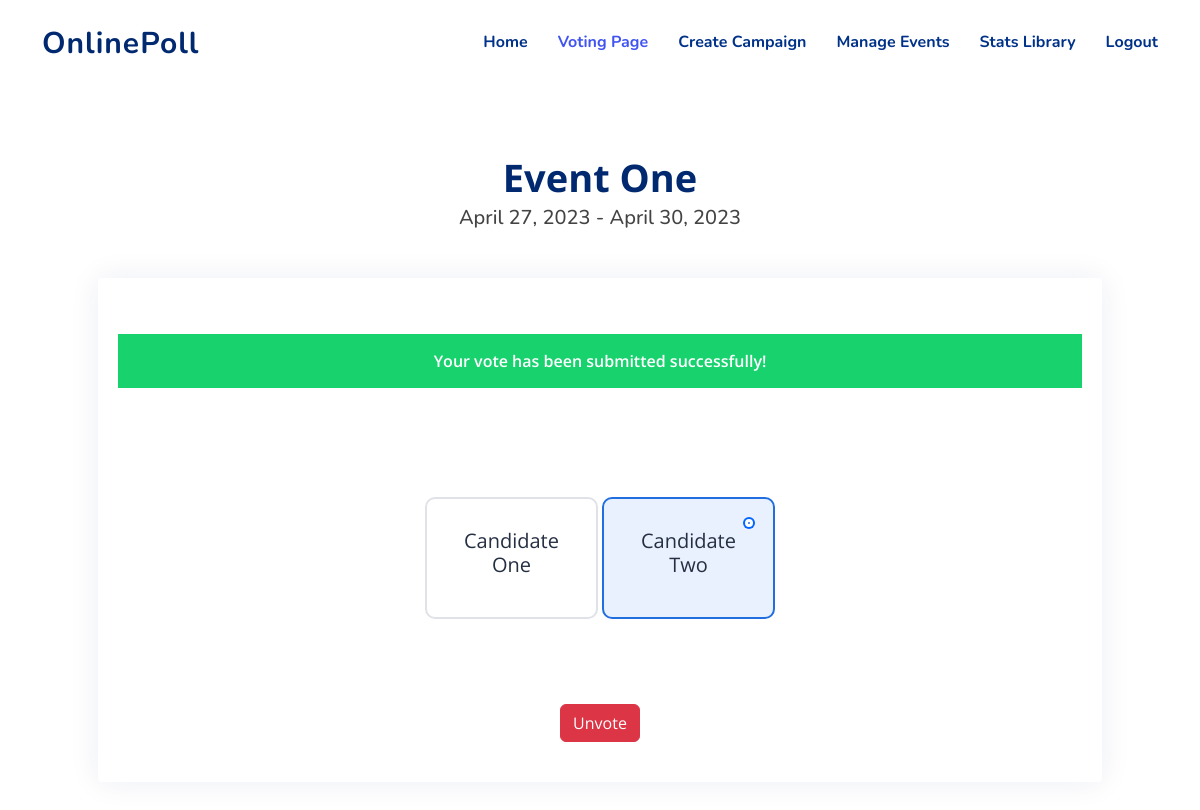
The app's page /event_page/8289/ (signed in) with its own data.
### voting_app/models.py (models this page shows)
class Events(models.Model):
    event_name = models.CharField(max_length=200)
    event_code = models.CharField(max_length=20)
    referal_code = models.CharField(max_length=20)
    hosted_by = models.ForeignKey(User, default=1, on_delete=models.CASCADE)
    event_description = models.TextField()
    event_status = models.IntegerField(default=0)
    starting_date = models.DateField(default=None)
    ending_date = models.DateField(default=None)

class Options(models.Model):
    option_name = models.CharField(max_length=100)
    count = models.IntegerField(default=0)
    event_code = models.CharField(max_length=200)

### voting_app/views.py (the view, shortened to what this page needs)
# urls.py: path('event_page/<event_code>/', views.event_page, name='event_page'),
def event_page(request, event_code):
    if not request.user.is_authenticated:
        return redirect('/')
    event = Events.objects.get(event_code=event_code)
    starting_date_processing_out = event.starting_date
    ending_date_processing_out = event.ending_date
    curr_date = datetime.datetime.now()
    event_status = 0
    if compare_dates(curr_date, starting_date_processing_out)==curr_date and compare_dates(curr_date, ending_date_processing_out)==curr_date:
        event_status = -1
    elif compare_dates(curr_date, starting_date_processing_out)==starting_date_processing_out and compare_dates(curr_date, ending_date_processing_out)==ending_date_processing_out:
        event_status = 1
    elif compare_dates(curr_date, starting_date_processing_out)==curr_date and compare_dates(curr_date, ending_date_processing_out)==ending_date_processing_out:
        event_status = 0
    event.event_status = event_status
    event.save()
    options = Options.objects.filter(event_code=event_code)
    total_count = 0
    percs = []
    for option in options:
        total_count += option.count
    max_vote = 0
    winner = ''
    for option in options:
        if option.count > max_vote:
            max_vote = option.count
            winner = option.option_name
    msg_flag = 0
    option_error_flag=0
    voted_for=''
    slugged_name= ''
    email= request.user.email
    password= request.user.password
    u = User.objects.get(email=email, password=password)
    t = Transactions.objects.filter(voter=u, event_code=event.event_code, referal_code=event.referal_code)
    if t.exists():
       msg_flag = -1
       for info in t:
        voted_for= info.option_name
        slugged_name= voted_for.replace(' ','_')
    return render(request, 'voting_app/event_page.html', {'event_code': event_code, 'event': event, 'total_count': total_count, 'options': options, 'percs': percs, 'winner': winner, 'msg_flag': msg_flag, 'option_error_flag':option_error_flag,'voted_for':voted_for,'slugged_name':slugged_name})

### voting_app/views.py (called while the page is built)
def compare_dates(d1, d2):
    d1_y = d1.year
    d1_m = d1.month
    d1_d = d1.day
    d2_y = d2.year
    d2_m = d2.month
    d2_d = d2.day
    if d1_y > d2_y:
        return d1
    elif d1_y < d2_y:
        return d2
    else:
        if d1_m > d2_m:
            return d1
        elif d1_m < d2_m:
            return d2
        else:
            if d1_d > d2_d:
                return d1
            elif d1_d < d2_d:
                return d2

### voting_app/templates/voting_app/event_page.html (shortened to what this page needs)
{% load static %}
<!DOCTYPE html>
<html lang="en">
<head>
  <link href="{% static 'voting_app/eventpage/vendor/aos/aos.css' %}" rel="stylesheet">
  <link href="{% static 'voting_app/eventpage/vendor/bootstrap/css/bootstrap.min.css' %}" rel="stylesheet">
  <link href="{% static 'voting_app/eventpage/vendor/bootstrap-icons/bootstrap-icons.css' %}" rel="stylesheet">
  <link href="{% static 'voting_app/eventpage/vendor/glightbox/css/glightbox.min.css' %}" rel="stylesheet">
  <link href="{% static 'voting_app/eventpage/vendor/remixicon/remixicon.css' %}" rel="stylesheet">
  <link href="{% static 'voting_app/eventpage/vendor/swiper/swiper-bundle.min.css' %}" rel="stylesheet">
  <link href="{% static 'voting_app/eventpage/css/style.css' %}" rel="stylesheet">
</head>
<body>
  <header id="header" class="header fixed-top">
    <div class="container-fluid container-xl d-flex align-items-center justify-content-between">
      <a href="/" class="logo d-flex align-items-center">
        <span>OnlinePoll</span>
      </a>
      <nav id="navbar" class="navbar">
        <ul>
          <li><a class="nav-link scrollto" href="/">Home</a></li>
          <li><a class="nav-link scrollto active" href="javascript:void(0)">Voting Page</a></li>
          {% if user.is_superuser %}
           <li><a class="nav-link scrollto" href="{% url 'create_campaign' %}">Create Campaign</a></li>
           <li><a class="nav-link scrollto" href="{% url 'manage_events' %}">Manage Events</a></li>
          {% endif %}
          <li><a class="nav-link scrollto" href="{% url 'stats' %}">Stats Library</a></li>
          <li><a class="nav-link scrollto" href="{% url 'logout' %}">Logout</a></li>
        </ul>
      </nav>
    </div>
  </header>
  <main id="main">
    <section id="pricing" class="pricing mt-5">
      <div class="container" data-aos="fade-up">
        <header class="section-header mt-5">
          <p>{{event.event_name}}</p>
          <h5 class="mt-2">{{event.starting_date}} - {{event.ending_date}}</h5>
        </header>
        {% if event.event_status == 0 %}
        <div class="row gy-4" data-aos="fade-left" style="width:90%;display:block;margin-left:auto;margin-right:auto;">
          <div class="box">
             <form action="" method="post" class="form">
              {% if msg_flag == -1 %}
               <div class="my-3">
                <div class="sent-message">Your vote has been submitted successfully!</div>
               </div>
              {% endif %}
              <div class="plans">
                {% for option in options %}
                <label class="plan complete-plan" for="complete_{{option.id}}">
                  <div class="plan-content">
                    <div class="plan-details">
                      <span>{{option.option_name}}</span>
                    </div>
                  </div>
                </label>
                {% endfor %}
              </div>
              {% if msg_flag == -1 %}
              <a href="/unvote/{{event_code}}/{{slugged_name}}" class="btn btn-danger">Unvote</a>
              {% endif %}
             </form>
          </div>
        </div>
        {% endif %}
      </div>
    </section>
  </main>
</body>
</html>

### voting_app/static/voting_app/eventpage/css/style.css (style rules this page uses)
:root { scroll-behavior: smooth; }
body { font-family: "Open Sans", sans-serif; color: #444444; }
a { color: #4154f1; text-decoration: none; }
h1, h2, h3, h4, h5, h6 { font-family: "Nunito", sans-serif; }
section { padding: 60px 0; overflow: hidden; }
.section-header { text-align: center; padding-bottom: 40px; }
.section-header p { margin: 10px 0 0 0; padding: 0; font-size: 38px; line-height: 42px; font-weight: 700; color: #012970; }
.header { transition: all 0.5s; z-index: 997; padding: 20px 0; }
.header .logo { line-height: 0; }
.header .logo span { font-size: 30px; font-weight: 700; letter-spacing: 1px; color: #012970; font-family: "Nunito", sans-serif; margin-top: 3px; }
.navbar { padding: 0; }
.navbar ul { margin: 0; padding: 0; display: flex; list-style: none; align-items: center; }
.navbar li { position: relative; }
.navbar a, .navbar a:focus { display: flex; align-items: center; justify-content: space-between; padding: 10px 0 10px 30px; font-family: "Nunito", sans-serif; font-size: 16px; font-weight: 700; color: #013289; white-space: nowrap; transition: 0.3s; }
.navbar a:hover, .navbar .active, .navbar .active:focus, .navbar li:hover>a { color: #4154f1; }
.pricing .box { padding: 40px 20px; background: #fff; text-align: center; box-shadow: 0px 0 30px rgba(1, 41, 112, 0.08); border-radius: 4px; position: relative; overflow: hidden; transition: 0.3s; }
.sent-message { color: #fff; background: #18d26e; text-align: center; padding: 15px; margin-bottom: 24px; font-weight: 600; }

### voting_app/templates/voting_app/event_page.html (style rules this page uses)
.plans { padding: 85px 50px; }
.plans .plan { cursor: pointer; width: 20%; }
.plans .plan .plan-content { padding: 30px; -webkit-box-sizing: border-box; box-sizing: border-box; border: 2px solid #e1e2e7; border-radius: 10px; -webkit-transition: -webkit-box-shadow 0.4s; transition: -webkit-box-shadow 0.4s; -o-transition: box-shadow 0.4s; transition: box-shadow 0.4s; transition: box-shadow 0.4s, -webkit-box-shadow 0.4s; position: relative; }
.plans .plan .plan-details span { margin-bottom: 10px; display: block; font-size: 20px; line-height: 24px; color: #252f42; }
.plans .plan input[type="radio"]:checked + .plan-content:after { content: ""; position: absolute; height: 8px; width: 8px; background: #216fe0; right: 20px; top: 20px; border-radius: 100%; border: 3px solid #fff; -webkit-box-shadow: 0px 0px 0px 2px #0066ff; box-shadow: 0px 0px 0px 2px #0066ff; }
.plans .plan input[type="radio"]:checked + .plan-content { border: 2px solid #216ee0; background: #eaf1fe; -webkit-transition: ease-in 0.3s; -o-transition: ease-in 0.3s; transition: ease-in 0.3s; }

### records on screen
Events: event_name "Event One", starting_date "April 27, 2023", ending_date "April 30, 2023"
Options: option_name "Candidate One"
Options: option_name "Candidate Two"
